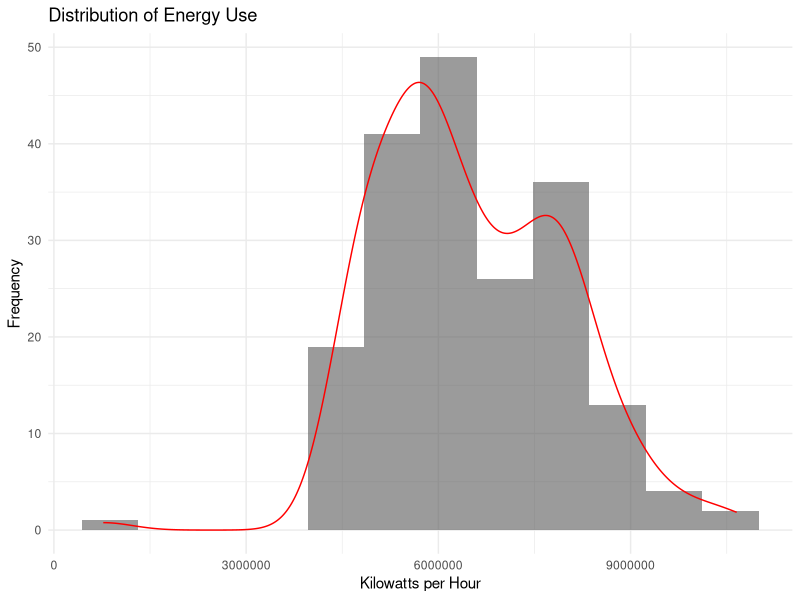
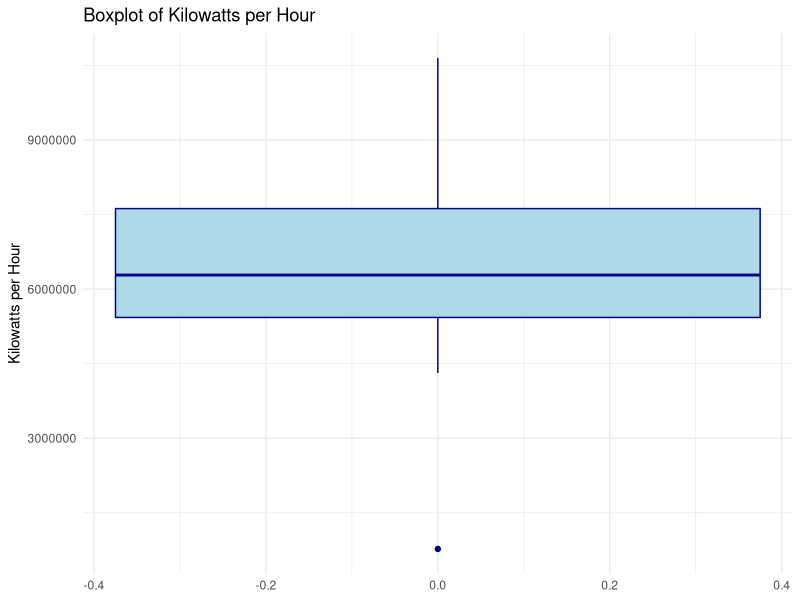
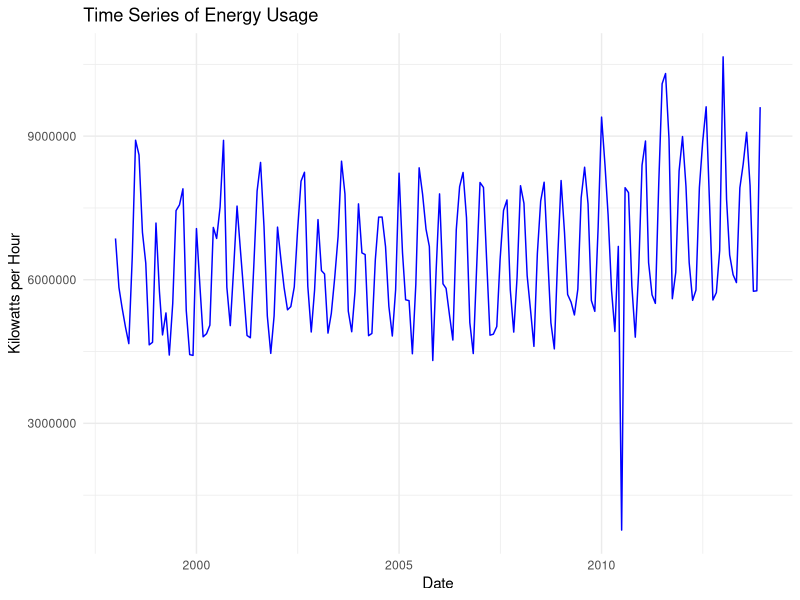
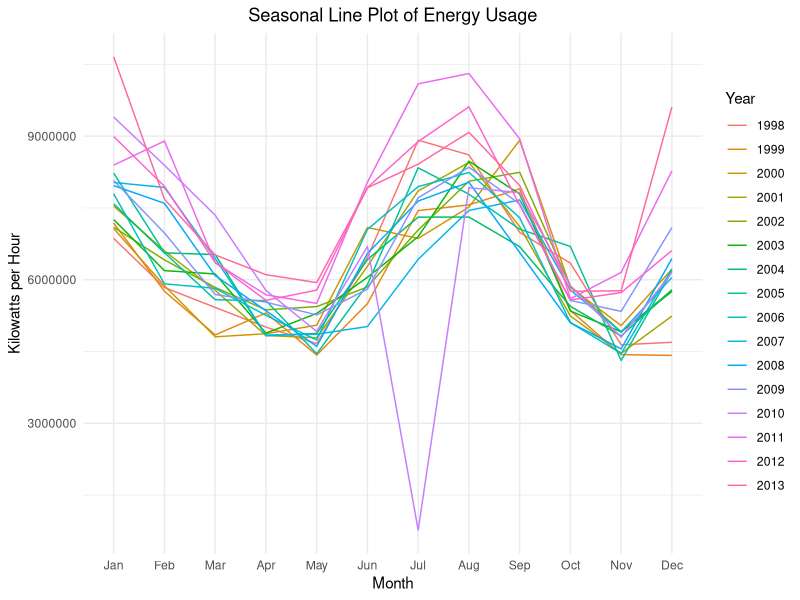
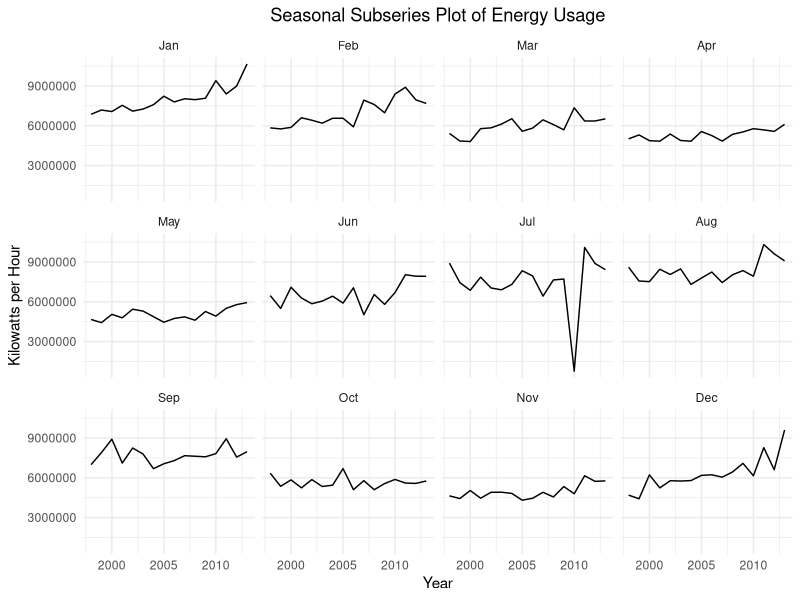
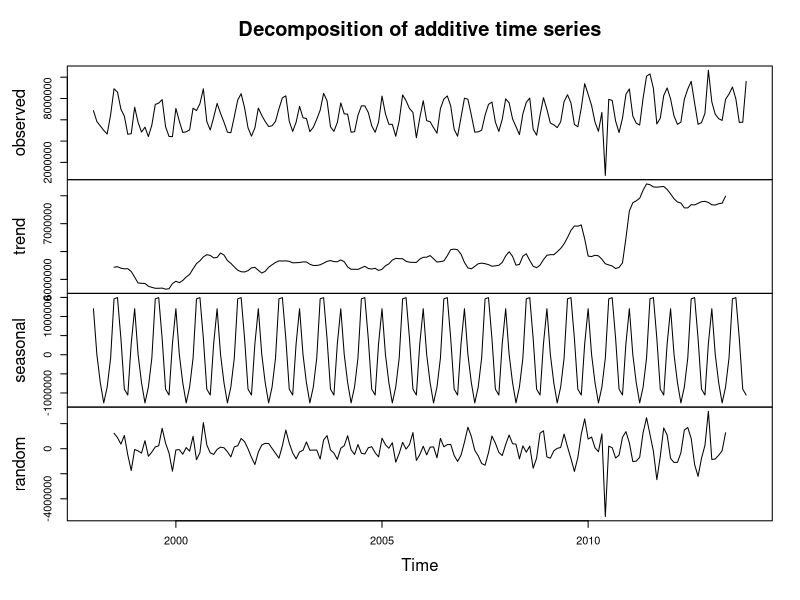
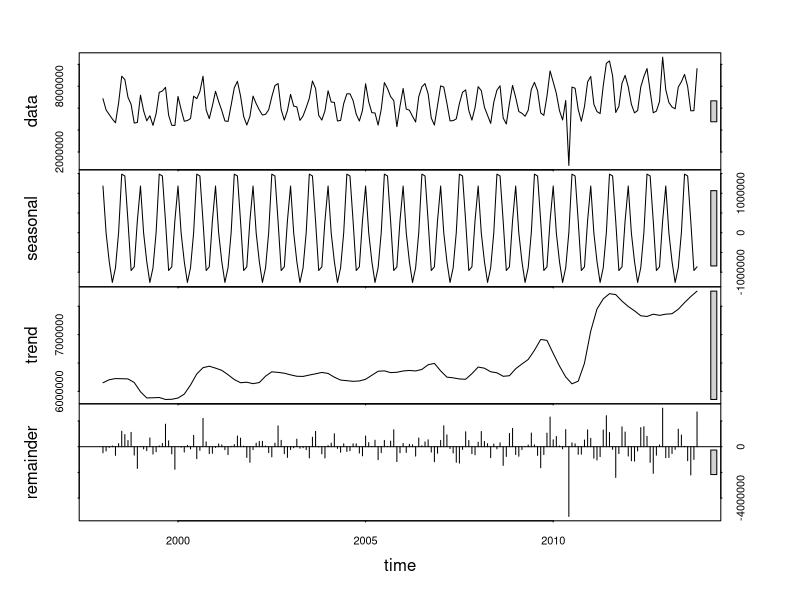

These charts were generated, in order, by the following R code: (Note: this script raises an error after producing the figures.)
## ---- chunk 1
library(tidyverse)
library(readxl)
## ---- chunk 2
raw_data <- read_excel("ResidentialCustomerForecastLoad-624.xlsx")
## ---- chunk 3
str(raw_data)
## ---- chunk 4
dups <- raw_data |>  
  group_by_all() |>  
  filter(n() > 1) |>  
  ungroup()

missing <- colSums(is.na(raw_data))
## ---- chunk 5
data <- raw_data |> 
  na.omit() |> 
  mutate(date=as.Date(paste0(`YYYY-MMM`,"-01"), format = "%Y-%b-%d")) |> 
  select(-`YYYY-MMM`)
## ---- chunk 6
# Summarize KWH values (min, max, mean, quantiles).
summary <- data |> 
  summarise(
    min = min(KWH),
    max = max(KWH),
    mean = mean(KWH),
    iqr = IQR(KWH),
    sd= sd(KWH)
  )

p <- c(0.25, 0.5, 0.75)
p_names <- map_chr(p, ~paste0(.x*100, "%"))
p_funs <- map(p, ~partial(quantile, probs = .x, na.rm = TRUE)) |>  
  set_names(nm = p_names)

map(p_funs, ~ .x(data$KWH)) |> as_tibble_row()
## ---- chunk 7
binwidth <- 3.5 * sd(data$KWH) / nrow(data)^(1/3)
## ---- chunk 8
options(scipen=999)

ggplot(raw_data, aes(x = KWH)) +
  geom_histogram(alpha = 0.6, 
                 position = "identity", 
                 binwidth = binwidth) +
  geom_density(
    aes(y = ..density..* binwidth * nrow(data)), 
    alpha = 0.2, 
    color = "red") +
  labs(
    title = "Distribution of Energy Use",
    x = "Kilowatts per Hour", y = "Frequency") +
  theme_minimal()
## ---- chunk 9
ggplot(data, aes(y=KWH)) + 
  geom_boxplot(fill="lightblue", color="darkblue") + 
  theme_minimal() +
  labs(title="Boxplot of Kilowatts per Hour", y="Kilowatts per Hour")
## ---- chunk 10
ggplot(data, aes(x = `date`, y = KWH)) +
  geom_line(color = "blue") +
  theme_minimal() +
  labs(title = "Time Series of Energy Usage", x = "Date", y = "Kilowatts per Hour")
## ---- chunk 11
data_seasonal <- data |> 
  mutate(
    month = month(date),
    year = year(date)
  )

data_seasonal$month <- factor(month.abb[as.numeric(data_seasonal$month)],
                              levels = month.abb)

ggplot(data_seasonal, aes(x = month, y = KWH, group = year, color = as.factor(year))) +
  geom_line() +
  labs(
    title = "Seasonal Line Plot of Energy Usage",
    x = "Month",
    y = "Kilowatts per Hour",
    color = "Year"
  ) +
  theme_minimal()+
   theme(plot.title = element_text(hjust = 0.5))
## ---- chunk 12
ggplot(data_seasonal, aes(x = year, y = KWH)) +
  geom_line() +
  facet_wrap(~month)+
  labs(
    title = "Seasonal Subseries Plot of Energy Usage",
    x = "Year",
    y = "Kilowatts per Hour",
    color = "Year"
  ) +
  theme_minimal()+
   theme(plot.title = element_text(hjust = 0.5))
## ---- chunk 13
start_year <- year(min(data$date))
start_month <- month(min(data$date))

ts_data <- ts(data$KWH,
              start = c(start_year, start_month),
              frequency = 12)
## ---- chunk 14
decomposed <- decompose(ts_data, type = "additive")
plot(decomposed)
## ---- chunk 15
stl <- stl(ts_data, s.window = "periodic")
plot(stl)
## ---- chunk 16
stl |>  seasadj() |>  naive() |> 
  autoplot() + ylab("Energy Usage in KWH") +
  ggtitle("Forecasts of Seasonally Adjusted Energy Data")
## ---- chunk 17
model <- ets(ts_data)
forecast_2014 <- forecast(model, h = 12)
autoplot(forecast_2014)+
ylab("Energy Usage in KWH") +
ggtitle("Forecasts for 2014 Energy Data")
## ---- chunk 18

